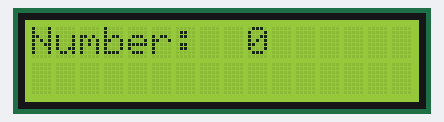
The sketch below on a simulated Arduino Uno, built with avr-gcc and run on an emulated ATmega328P. Shown: 16×2 character LCD. What the sketch prints to the serial monitor is not drawn.

Above: at 0.19 s.
At 6.54 s:
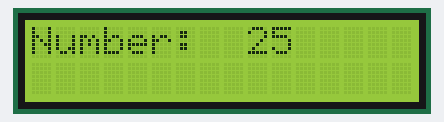
At 12.88 s:
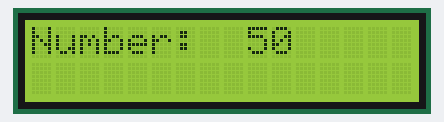
At 25.5 s:
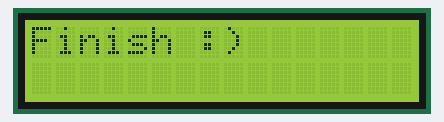
At 28.58 s:
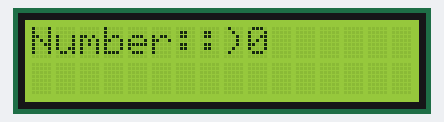
At 39.75 s:
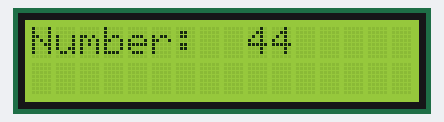

Measured:
- what the display in image 3 shows lasts 3.0 s, from 25.5 s to 28.5 s

The sketch:

lcd_increament_number.ino
```cpp
// This is arduino project to increament number on lcd screen module.

#include<LiquidCrystal.h>

LiquidCrystal sample_lcd(4,5,6,7,8,9);

int number=0;     // given number
void setup() {
  // put your setup code here, to run once:
sample_lcd.begin(16,2);
sample_lcd.clear();
Serial.begin(9600);      // initializing the serial commmunication with 9600 baud rate.
Serial.println("Number increamenting: ");
}

void loop() {
  // put your main code here, to run repeatedly:
for(number=0; number<100; number++){                // for creating the incremental iteration.
 Serial.print("number:");
Serial.println(number);                           // for showing the number on serial monitor.
sample_lcd.setCursor(0,0);
sample_lcd.print("Number:");                      // for showing the number on lcd screen module.
sample_lcd.setCursor(9,0);
sample_lcd.print(number);
delay(250);
sample_lcd.clear();                               // for clearing the previous data in lcd module.
}
sample_lcd.print("Finish :)");
delay(3000);
}
```

Source omitted: images.c (data table, 15393 bytes), for_lcd_menu.c (data table, 18471 bytes)
